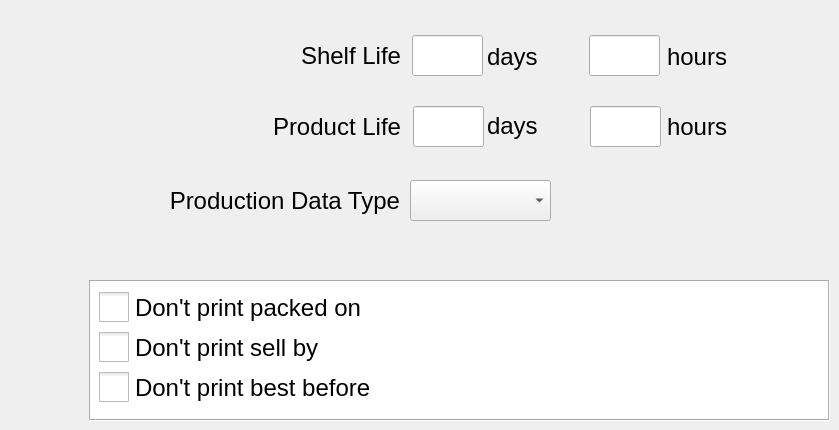
   <widget class="QWidget" name="tab2">
    <attribute name="title">
     <string>Product Life</string>
    </attribute>
    <widget class="QLabel" name="lblShelfLifeDays">
     <property name="geometry">
      <rect>
       <x>487</x>
       <y>40</y>
       <width>81</width>
       <height>31</height>
      </rect>
     </property>
     <property name="font">
      <font>
       <pointsize>18</pointsize>
      </font>
     </property>
     <property name="text">
      <string>days</string>
     </property>
     <property name="alignment">
      <set>Qt::AlignBottom|Qt::AlignLeading|Qt::AlignLeft</set>
     </property>
    </widget>
    <widget class="QFrame" name="gbDontPrintCheckBoxes">
     <property name="geometry">
      <rect>
       <x>89</x>
       <y>280</y>
       <width>741</width>
       <height>141</height>
      </rect>
     </property>
     <property name="sizePolicy">
      <sizepolicy hsizetype="Fixed" vsizetype="Fixed">
       <horstretch>0</horstretch>
       <verstretch>0</verstretch>
      </sizepolicy>
     </property>
     <property name="font">
      <font>
       <pointsize>18</pointsize>
      </font>
     </property>
     <property name="styleSheet">
      <string notr="true">QWidget#gbDontPrintCheckBoxes{
	background-color: rgb(255, 255, 255);
}</string>
     </property>
     <property name="frameShape">
      <enum>QFrame::Box</enum>
     </property>
     <property name="frameShadow">
      <enum>QFrame::Sunken</enum>
     </property>
     <widget class="QCheckBox" name="chkDontPrintBestBefore">
      <property name="geometry">
       <rect>
        <x>10</x>
        <y>92</y>
        <width>721</width>
        <height>31</height>
       </rect>
      </property>
      <property name="sizePolicy">
       <sizepolicy hsizetype="Fixed" vsizetype="Fixed">
        <horstretch>0</horstretch>
        <verstretch>0</verstretch>
       </sizepolicy>
      </property>
      <property name="font">
       <font>
        <pointsize>18</pointsize>
       </font>
      </property>
      <property name="styleSheet">
       <string notr="true">QCheckBox::indicator{
	width: 30px;
	height: 30px;
}</string>
      </property>
      <property name="text">
       <string>Don't print best before</string>
      </property>
     </widget>
     <widget class="QCheckBox" name="chkDontPrintPackedOn">
      <property name="geometry">
       <rect>
        <x>10</x>
        <y>12</y>
        <width>721</width>
        <height>31</height>
       </rect>
      </property>
      <property name="sizePolicy">
       <sizepolicy hsizetype="Fixed" vsizetype="Fixed">
        <horstretch>0</horstretch>
        <verstretch>0</verstretch>
       </sizepolicy>
      </property>
      <property name="font">
       <font>
        <pointsize>18</pointsize>
       </font>
      </property>
      <property name="styleSheet">
       <string notr="true">QCheckBox::indicator{
	width: 30px;
	height: 30px;
}</string>
      </property>
      <property name="text">
       <string>Don't print packed on</string>
      </property>
     </widget>
     <widget class="QCheckBox" name="chkDontPrintSellBy">
      <property name="geometry">
       <rect>
        <x>10</x>
        <y>52</y>
        <width>721</width>
        <height>31</height>
       </rect>
      </property>
      <property name="sizePolicy">
       <sizepolicy hsizetype="Fixed" vsizetype="Fixed">
        <horstretch>0</horstretch>
        <verstretch>0</verstretch>
       </sizepolicy>
      </property>
      <property name="font">
       <font>
        <pointsize>18</pointsize>
       </font>
      </property>
      <property name="styleSheet">
       <string notr="true">QCheckBox::indicator{
	width: 30px;
	height: 30px;
}</string>
      </property>
      <property name="text">
       <string>Don't print sell by</string>
      </property>
     </widget>
    </widget>
    <widget class="QLabel" name="lblProductLifeDays">
     <property name="geometry">
      <rect>
       <x>487</x>
       <y>110</y>
       <width>81</width>
       <height>31</height>
      </rect>
     </property>
     <property name="font">
      <font>
       <pointsize>18</pointsize>
      </font>
     </property>
     <property name="text">
      <string>days</string>
     </property>
    </widget>
    <widget class="QLabel" name="lblProductLife">
     <property name="geometry">
      <rect>
       <x>10</x>
       <y>110</y>
       <width>391</width>
       <height>31</height>
      </rect>
     </property>
     <property name="sizePolicy">
      <sizepolicy hsizetype="Fixed" vsizetype="Fixed">
       <horstretch>0</horstretch>
       <verstretch>0</verstretch>
      </sizepolicy>
     </property>
     <property name="font">
      <font>
       <pointsize>18</pointsize>
      </font>
     </property>
     <property name="text">
      <string>Product Life</string>
     </property>
     <property name="alignment">
      <set>Qt::AlignBottom|Qt::AlignRight|Qt::AlignTrailing</set>
     </property>
    </widget>
    <widget class="hobart::numericLineEdit" name="txtProductLifeHours">
     <property name="geometry">
      <rect>
       <x>590</x>
       <y>106</y>
       <width>71</width>
       <height>41</height>
      </rect>
     </property>
     <property name="sizePolicy">
      <sizepolicy hsizetype="Fixed" vsizetype="Fixed">
       <horstretch>0</horstretch>
       <verstretch>0</verstretch>
      </sizepolicy>
     </property>
     <property name="minimumSize">
      <size>
       <width>71</width>
       <height>41</height>
      </size>
     </property>
     <property name="maximumSize">
      <size>
       <width>71</width>
       <height>41</height>
      </size>
     </property>
     <property name="font">
      <font>
       <pointsize>18</pointsize>
      </font>
     </property>
     <property name="inputMask">
      <string notr="true"/>
     </property>
     <property name="text">
      <string notr="true"/>
     </property>
     <property name="maxLength">
      <number>3</number>
     </property>
     <property name="placeholderText">
      <string notr="true"/>
     </property>
    </widget>
    <widget class="hobart::numericLineEdit" name="txtShelfLifeHours">
     <property name="geometry">
      <rect>
       <x>589</x>
       <y>35</y>
       <width>71</width>
       <height>41</height>
      </rect>
     </property>
     <property name="sizePolicy">
      <sizepolicy hsizetype="Fixed" vsizetype="Fixed">
       <horstretch>0</horstretch>
       <verstretch>0</verstretch>
      </sizepolicy>
     </property>
     <property name="minimumSize">
      <size>
       <width>71</width>
       <height>41</height>
      </size>
     </property>
     <property name="maximumSize">
      <size>
       <width>71</width>
       <height>41</height>
      </size>
     </property>
     <property name="font">
      <font>
       <pointsize>18</pointsize>
      </font>
     </property>
     <property name="inputMask">
      <string notr="true"/>
     </property>
     <property name="text">
      <string notr="true"/>
     </property>
     <property name="maxLength">
      <number>3</number>
     </property>
     <property name="placeholderText">
      <string notr="true"/>
     </property>
    </widget>
    <widget class="hobart::numericLineEdit" name="txtShelfLifeDays">
     <property name="geometry">
      <rect>
       <x>412</x>
       <y>35</y>
       <width>71</width>
       <height>41</height>
      </rect>
     </property>
     <property name="sizePolicy">
      <sizepolicy hsizetype="Fixed" vsizetype="Fixed">
       <horstretch>0</horstretch>
       <verstretch>0</verstretch>
      </sizepolicy>
     </property>
     <property name="minimumSize">
      <size>
       <width>71</width>
       <height>41</height>
      </size>
     </property>
     <property name="maximumSize">
      <size>
       <width>71</width>
       <height>41</height>
      </size>
     </property>
     <property name="font">
      <font>
       <pointsize>18</pointsize>
      </font>
     </property>
     <property name="inputMask">
      <string notr="true"/>
     </property>
     <property name="text">
      <string notr="true"/>
     </property>
     <property name="maxLength">
      <number>4</number>
     </property>
     <property name="frame">
      <bool>true</bool>
     </property>
     <property name="placeholderText">
      <string notr="true"/>
     </property>
    </widget>
    <widget class="QLabel" name="lblShelfLifeHours">
     <property name="geometry">
      <rect>
       <x>667</x>
       <y>40</y>
       <width>91</width>
       <height>31</height>
      </rect>
     </property>
     <property name="font">
      <font>
       <pointsize>18</pointsize>
      </font>
     </property>
     <property name="text">
      <string>hours</string>
     </property>
     <property name="alignment">
      <set>Qt::AlignBottom|Qt::AlignLeading|Qt::AlignLeft</set>
     </property>
    </widget>
    <widget class="hobart::numericLineEdit" name="txtProductLifeDays">
     <property name="geometry">
      <rect>
       <x>413</x>
       <y>106</y>
       <width>71</width>
       <height>41</height>
      </rect>
     </property>
     <property name="sizePolicy">
      <sizepolicy hsizetype="Fixed" vsizetype="Fixed">
       <horstretch>0</horstretch>
       <verstretch>0</verstretch>
      </sizepolicy>
     </property>
     <property name="minimumSize">
      <size>
       <width>71</width>
       <height>41</height>
      </size>
     </property>
     <property name="maximumSize">
      <size>
       <width>71</width>
       <height>41</height>
      </size>
     </property>
     <property name="font">
      <font>
       <pointsize>18</pointsize>
      </font>
     </property>
     <property name="inputMask">
      <string notr="true"/>
     </property>
     <property name="text">
      <string notr="true"/>
     </property>
     <property name="maxLength">
      <number>4</number>
     </property>
     <property name="placeholderText">
      <string notr="true"/>
     </property>
    </widget>
    <widget class="QLabel" name="lblProductLifeHours">
     <property name="geometry">
      <rect>
       <x>667</x>
       <y>110</y>
       <width>91</width>
       <height>31</height>
      </rect>
     </property>
     <property name="font">
      <font>
       <pointsize>18</pointsize>
      </font>
     </property>
     <property name="text">
      <string>hours</string>
     </property>
     <property name="alignment">
      <set>Qt::AlignBottom|Qt::AlignLeading|Qt::AlignLeft</set>
     </property>
    </widget>
    <widget class="QLabel" name="lblShelfLife">
     <property name="geometry">
      <rect>
       <x>10</x>
       <y>39</y>
       <width>391</width>
       <height>31</height>
      </rect>
     </property>
     <property name="sizePolicy">
      <sizepolicy hsizetype="Fixed" vsizetype="Fixed">
       <horstretch>0</horstretch>
       <verstretch>0</verstretch>
      </sizepolicy>
     </property>
     <property name="font">
      <font>
       <pointsize>18</pointsize>
      </font>
     </property>
     <property name="text">
      <string>Shelf Life</string>
     </property>
     <property name="alignment">
      <set>Qt::AlignBottom|Qt::AlignRight|Qt::AlignTrailing</set>
     </property>
    </widget>
    <widget class="QLabel" name="lblProdPlanningType">
     <property name="geometry">
      <rect>
       <x>9</x>
       <y>170</y>
       <width>391</width>
       <height>61</height>
      </rect>
     </property>
     <property name="sizePolicy">
      <sizepolicy hsizetype="Fixed" vsizetype="Fixed">
       <horstretch>0</horstretch>
       <verstretch>0</verstretch>
      </sizepolicy>
     </property>
     <property name="font">
      <font>
       <pointsize>18</pointsize>
      </font>
     </property>
     <property name="text">
      <string>Production Data Type</string>
     </property>
     <property name="alignment">
      <set>Qt::AlignRight|Qt::AlignTrailing|Qt::AlignVCenter</set>
     </property>
     <property name="wordWrap">
      <bool>true</bool>
     </property>
    </widget>
    <widget class="QComboBox" name="cboProductionPlanningType">
     <property name="geometry">
      <rect>
       <x>410</x>
       <y>180</y>
       <width>141</width>
       <height>41</height>
      </rect>
     </property>
     <property name="sizePolicy">
      <sizepolicy hsizetype="Fixed" vsizetype="Fixed">
       <horstretch>0</horstretch>
       <verstretch>0</verstretch>
      </sizepolicy>
     </property>
     <property name="minimumSize">
      <size>
       <width>141</width>
       <height>41</height>
      </size>
     </property>
     <property name="maximumSize">
      <size>
       <width>141</width>
       <height>41</height>
      </size>
     </property>
     <property name="font">
      <font>
       <pointsize>17</pointsize>
      </font>
     </property>
    </widget>
   </widget>
